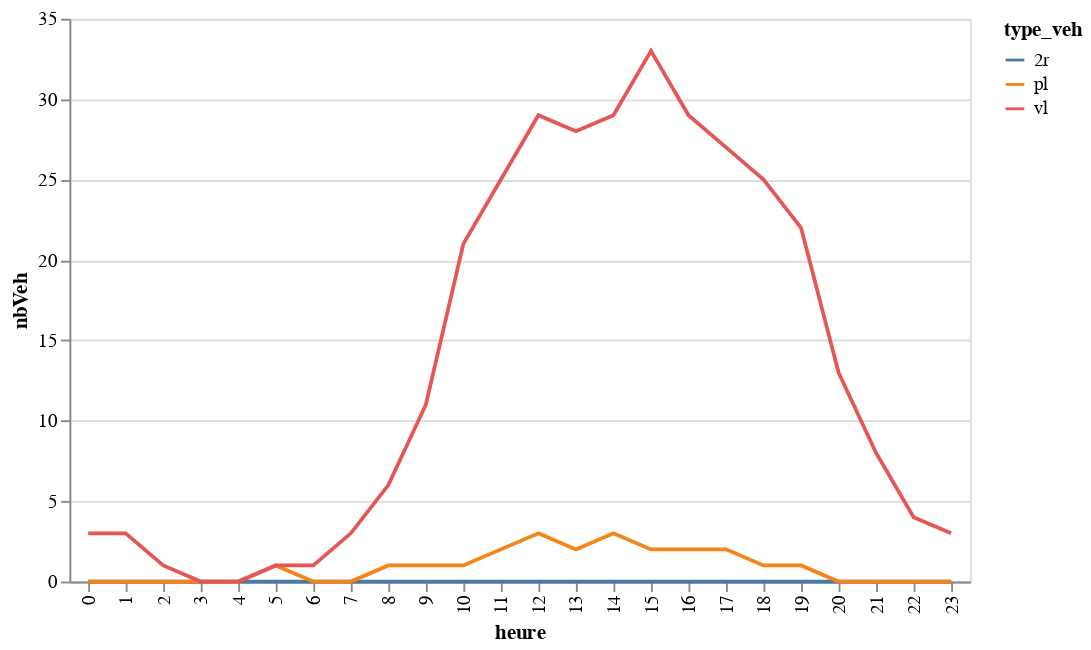

Notebook code for this chart:
### Code cell
graphHeureTypeSens1Mja

### Figure 1 — Vega-Lite specification as saved in the notebook (floating-point values rounded to 4 significant figures)
{"config": {"view": {"continuousWidth": 400, "continuousHeight": 300}}, "data": {"name": "data-ee322334b925bb47b5fa66a0bd32ab22"}, "mark": "line", "encoding": {"color": {"type": "nominal", "field": "type_veh"}, "x": {"type": "ordinal", "field": "heure"}, "y": {"type": "quantitative", "field": "nbVeh"}}, "$schema": "https://vega.github.io/schema/vega-lite/v4.8.1.json", "datasets": {"data-ee322334b925bb47b5fa66a0bd32ab22": [{"heure": 0, "type_veh": "2r", "nbVeh": 0.0}, {"heure": 0, "type_veh": "pl", "nbVeh": 0.0}, {"heure": 0, "type_veh": "vl", "nbVeh": 3.0}, {"heure": 1, "type_veh": "2r", "nbVeh": 0.0}, {"heure": 1, "type_veh": "pl", "nbVeh": 0.0}, {"heure": 1, "type_veh": "vl", "nbVeh": 3.0}, {"heure": 2, "type_veh": "2r", "nbVeh": 0.0}, {"heure": 2, "type_veh": "pl", "nbVeh": 0.0}, {"heure": 2, "type_veh": "vl", "nbVeh": 1.0}, {"heure": 3, "type_veh": "2r", "nbVeh": 0.0}, {"heure": 3, "type_veh": "pl", "nbVeh": 0.0}, {"heure": 3, "type_veh": "vl", "nbVeh": 0.0}, {"heure": 4, "type_veh": "2r", "nbVeh": 0.0}, {"heure": 4, "type_veh": "pl", "nbVeh": 0.0}, {"heure": 4, "type_veh": "vl", "nbVeh": 0.0}, {"heure": 5, "type_veh": "2r", "nbVeh": 0.0}, {"heure": 5, "type_veh": "pl", "nbVeh": 1.0}, {"heure": 5, "type_veh": "vl", "nbVeh": 1.0}, {"heure": 6, "type_veh": "2r", "nbVeh": 0.0}, {"heure": 6, "type_veh": "pl", "nbVeh": 0.0}, {"heure": 6, "type_veh": "vl", "nbVeh": 1.0}, {"heure": 7, "type_veh": "2r", "nbVeh": 0.0}, {"heure": 7, "type_veh": "pl", "nbVeh": 0.0}, {"heure": 7, "type_veh": "vl", "nbVeh": 3.0}, {"heure": 8, "type_veh": "2r", "nbVeh": 0.0}, {"heure": 8, "type_veh": "pl", "nbVeh": 1.0}, {"heure": 8, "type_veh": "vl", "nbVeh": 6.0}, {"heure": 9, "type_veh": "2r", "nbVeh": 0.0}, {"heure": 9, "type_veh": "pl", "nbVeh": 1.0}, {"heure": 9, "type_veh": "vl", "nbVeh": 11.0}, {"heure": 10, "type_veh": "2r", "nbVeh": 0.0}, {"heure": 10, "type_veh": "pl", "nbVeh": 1.0}, {"heure": 10, "type_veh": "vl", "nbVeh": 21.0}, {"heure": 11, "type_veh": "2r", "nbVeh": 0.0}, {"heure": 11, "type_veh": "pl", "nbVeh": 2.0}, {"heure": 11, "type_veh": "vl", "nbVeh": 25.0}, {"heure": 12, "type_veh": "2r", "nbVeh": 0.0}, {"heure": 12, "type_veh": "pl", "nbVeh": 3.0}, {"heure": 12, "type_veh": "vl", "nbVeh": 29.0}, {"heure": 13, "type_veh": "2r", "nbVeh": 0.0}, {"heure": 13, "type_veh": "pl", "nbVeh": 2.0}, {"heure": 13, "type_veh": "vl", "nbVeh": 28.0}, {"heure": 14, "type_veh": "2r", "nbVeh": 0.0}, {"heure": 14, "type_veh": "pl", "nbVeh": 3.0}, {"heure": 14, "type_veh": "vl", "nbVeh": 29.0}, {"heure": 15, "type_veh": "2r", "nbVeh": 0.0}, {"heure": 15, "type_veh": "pl", "nbVeh": 2.0}, {"heure": 15, "type_veh": "vl", "nbVeh": 33.0}, {"heure": 16, "type_veh": "2r", "nbVeh": 0.0}, {"heure": 16, "type_veh": "pl", "nbVeh": 2.0}, {"heure": 16, "type_veh": "vl", "nbVeh": 29.0}, {"heure": 17, "type_veh": "2r", "nbVeh": 0.0}, {"heure": 17, "type_veh": "pl", "nbVeh": 2.0}, {"heure": 17, "type_veh": "vl", "nbVeh": 27.0}, {"heure": 18, "type_veh": "2r", "nbVeh": 0.0}, {"heure": 18, "type_veh": "pl", "nbVeh": 1.0}, {"heure": 18, "type_veh": "vl", "nbVeh": 25.0}, {"heure": 19, "type_veh": "2r", "nbVeh": 0.0}, {"heure": 19, "type_veh": "pl", "nbVeh": 1.0}, {"heure": 19, "type_veh": "vl", "nbVeh": 22.0}, {"heure": 20, "type_veh": "2r", "nbVeh": 0.0}, {"heure": 20, "type_veh": "pl", "nbVeh": 0.0}, {"heure": 20, "type_veh": "vl", "nbVeh": 13.0}, {"heure": 21, "type_veh": "2r", "nbVeh": 0.0}, {"heure": 21, "type_veh": "pl", "nbVeh": 0.0}, {"heure": 21, "type_veh": "vl", "nbVeh": 8.0}, {"heure": 22, "type_veh": "2r", "nbVeh": 0.0}, {"heure": 22, "type_veh": "pl", "nbVeh": 0.0}, {"heure": 22, "type_veh": "vl", "nbVeh": 4.0}, {"heure": 23, "type_veh": "2r", "nbVeh": 0.0}, {"heure": 23, "type_veh": "pl", "nbVeh": 0.0}, {"heure": 23, "type_veh": "vl", "nbVeh": 3.0}]}}
